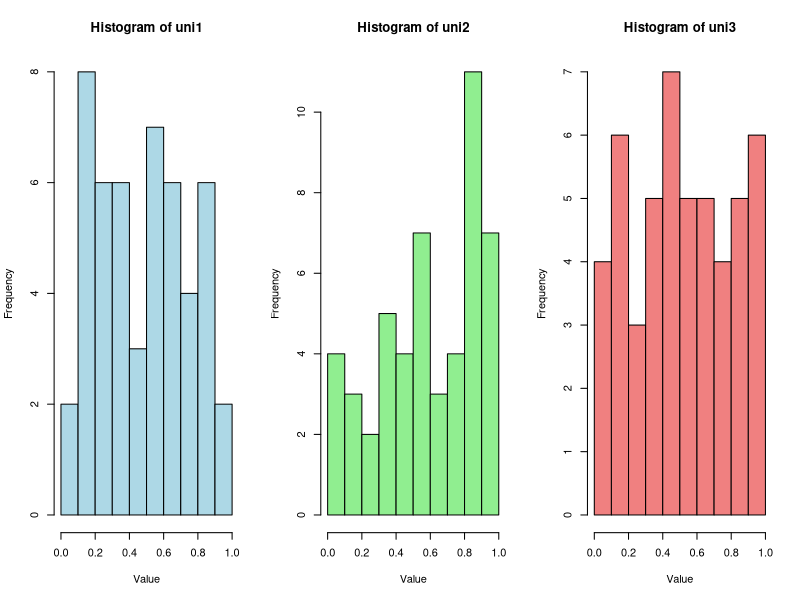
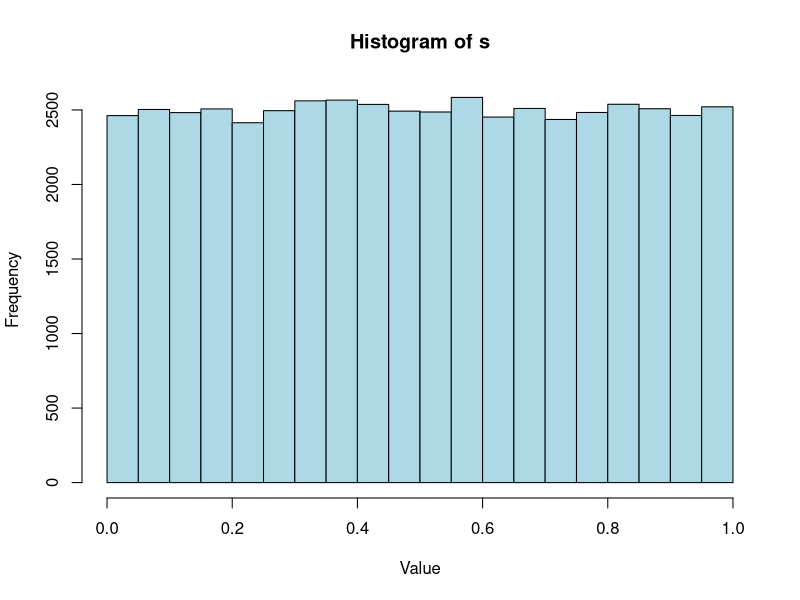
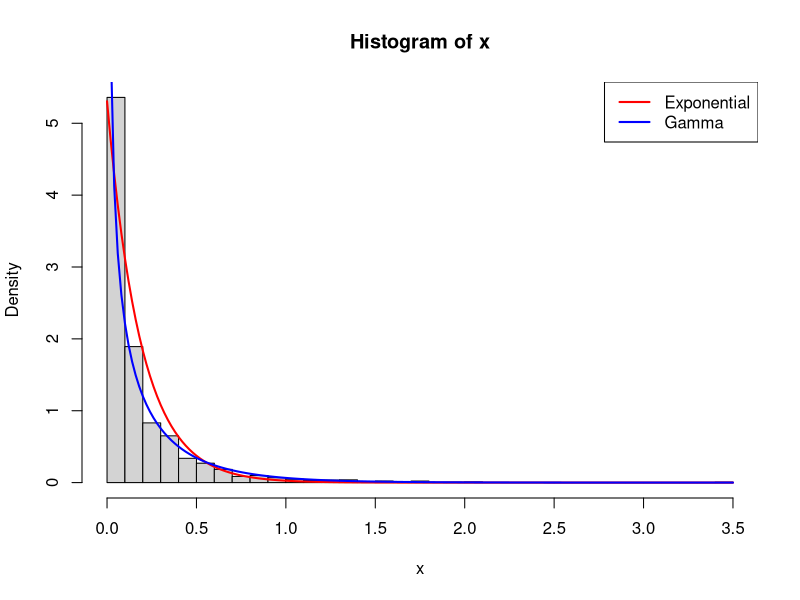
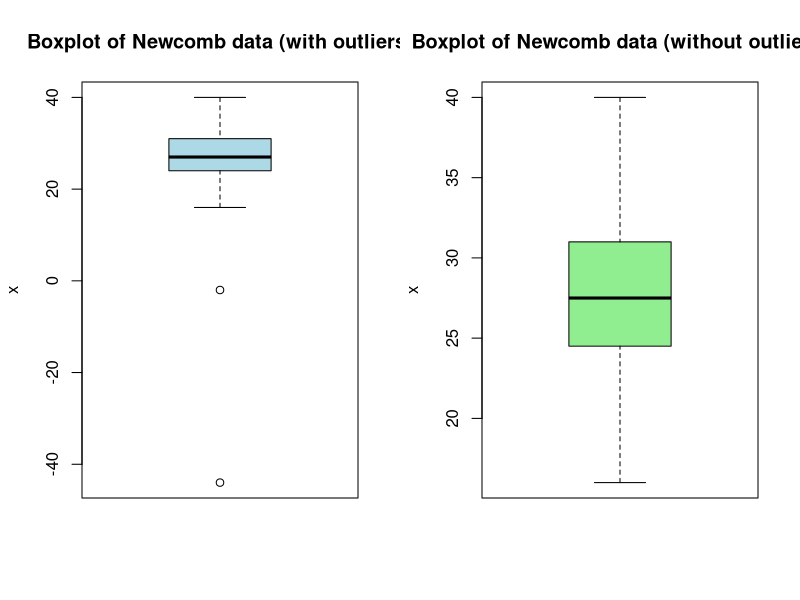
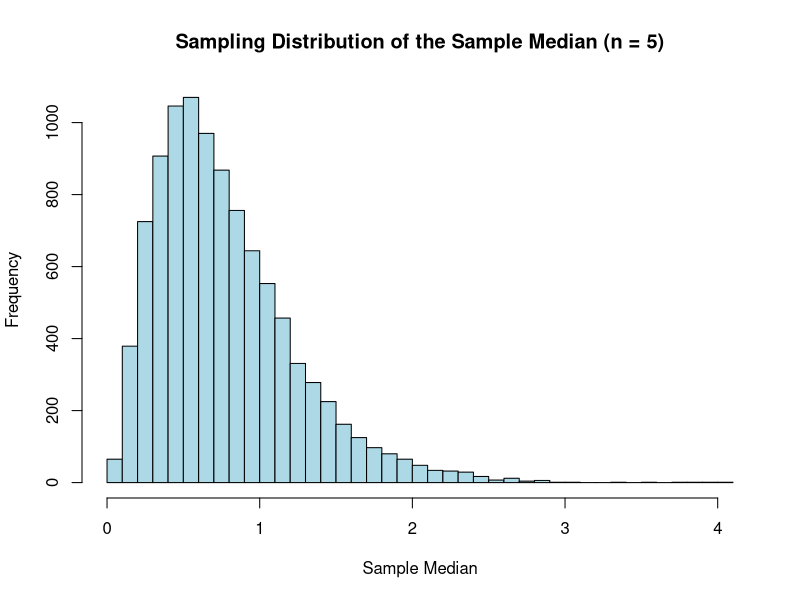

Write the R code that produced these figures, in order.
# q1 a)
set.seed(69420)
uni1 = runif(50, 0, 1)
uni2 = runif(50, 0, 1)
uni3 = runif(50, 0, 1)

par(mfrow=c(1,3))
hist(uni1, main="Histogram of uni1", xlab="Value", col="lightblue", border="black")
hist(uni2, main="Histogram of uni2", xlab="Value", col="lightgreen", border="black")
hist(uni3, main="Histogram of uni3", xlab="Value", col="lightcoral", border="black")

mu1 = mean(uni1)
mu2 = mean(uni2)
mu3 = mean(uni3)

cat("Mean of uni1:", mu1, "\n")
cat("Mean of uni2:", mu2, "\n")
cat("Mean of uni3:", mu3, "\n")

theoretical_mean = (1 - 0) / 2 # Theoretical mean of U(a, b) = (a + b) / 2
cat("Theoretical mean of U(0, 1):", theoretical_mean, "\n")

# b) 
s = runif(50000, 0, 1)
par(mfrow=c(1,1))
hist(s, main="Histogram of s", xlab="Value", col="lightblue", border="black")
s_mean = mean(s)
cat("Mean of s:", s_mean, "\n")

# q2 a)

socorro = read.csv("lab9/SocorroPrec.csv")
x = socorro[,1]
bhat = mean(x)
par(mfrow=c(1,1))
hist(x, breaks=seq(0,3.5,by=0.1), freq=F)
xc = seq(0,3.5,by=0.02)
yc = dexp(xc, 1/bhat)
# recall that 1/beta is the default parameter in R
lines(xc, yc, lwd=2, col="red")

# b)
xbar = mean(x)
s2 = var(x)

beta_hat = s2 / xbar
alpha_hat = xbar^2 / s2

lines(xc, dgamma(xc, shape=alpha_hat, scale=beta_hat),
      lwd=2, col="blue")
legend("topright",
       legend = c("Exponential", "Gamma"),
       col = c("red", "blue"),
       lwd = 2)

cat("alpha_hat =", alpha_hat, " beta_hat =", beta_hat, "\n")

# q3 a)
par(mfrow=c(1,2))

newcomb <- read.csv("lab9/newcomb.txt")
x <- newcomb$x

mean_with_outliers <- mean(newcomb$x)
median_with_outliers <- median(newcomb$x)
sd_with_outliers <- sd(newcomb$x)
iqr_with_outliers <- IQR(newcomb$x)
boxplot(newcomb$x, 
      main = "Boxplot of Newcomb data (with outliers)", 
      ylab = "x", 
      col = "lightblue", 
      border = "black")

newcomb_without_outliers <- subset(newcomb, x > 0)

mean_without_outliers <- mean(newcomb_without_outliers$x)
median_without_outliers <- median(newcomb_without_outliers$x)
sd_without_outliers <- sd(newcomb_without_outliers$x)
iqr_without_outliers <- IQR(newcomb_without_outliers$x)
boxplot(newcomb_without_outliers$x,
      main = "Boxplot of Newcomb data (without outliers)", 
      ylab = "x", 
      col = "lightgreen", 
      border = "black")

results <- data.frame(
  Statistic = c("Mean", "Median", "St.dev.", "IQR"),
  With_outliers = c(mean_with_outliers, median_with_outliers, sd_with_outliers, iqr_with_outliers),
  Without_outliers = c(mean_without_outliers, median_without_outliers, sd_without_outliers, iqr_without_outliers)
)
print(results)

# q4 a)
par(mfrow=c(1,1))

beta <- 1
n <- 10000
meds <- numeric(n)

for (i in 1:n) {
  x <- rexp(5, rate = 1/beta)
  meds[i] <- median(x)
}

# q4 b)
hist(meds,
     breaks = 40,
     col = "lightblue",
     main = "Sampling Distribution of the Sample Median (n = 5)",
     xlab = "Sample Median")

mean_meds <- mean(meds)
sd_meds <- sd(meds)

cat("Mean of sample medians:", mean_meds, "\n")
cat("Standard deviation of sample medians:", sd_meds, "\n")

# q4 c) 

mu <- beta * log(2)
cat("Theoretical mean of the sample median:", mu, "\n")

# q4 d)

beta_hat1 <- meds[1] / mu
cat("Beta hat from first sample median:", beta_hat1, "\n")

sd_beta_hat <- sd_meds / mu
cat("Standard deviation of beta hat:", sd_beta_hat, "\n")